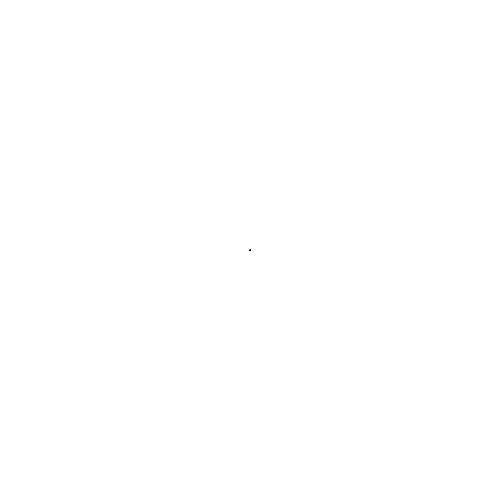
Frame 1 (no input)
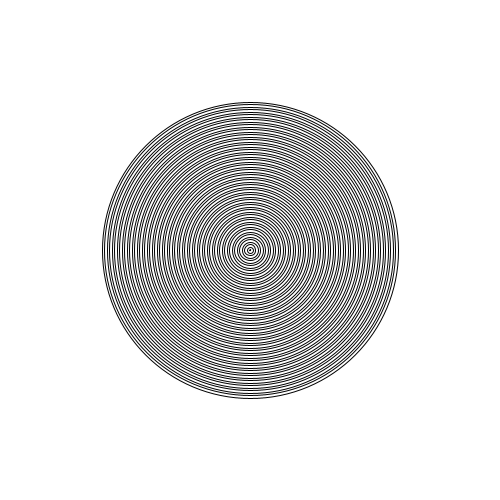
Frame 60 (the mouse pressed at the canvas centre just before this capture)
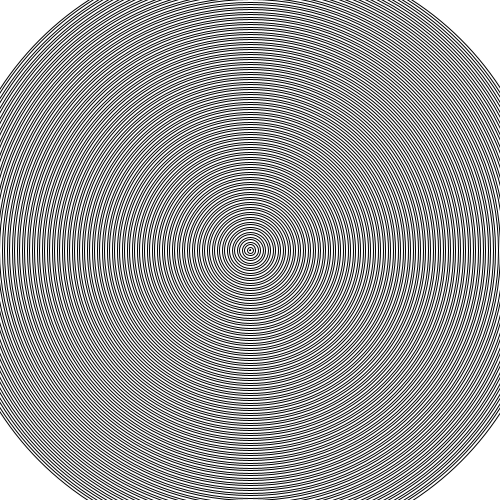
Frame 120 (the mouse held since frame 60 and released just before this capture)

The Processing sketch that drew these frames (run headless with seeded random() and noise(); from frame 60 on, the mouse is pressed at the canvas centre):

// Processing sketch: processing_32096
// ── processing_32096.pde

int x = 1;


void setup (){
 size (500, 500);
 background (255);
 noFill();
}  
  
void draw (){

  ellipse(250, 250, x, x);
  
  x = x + 5;
  
  
}
